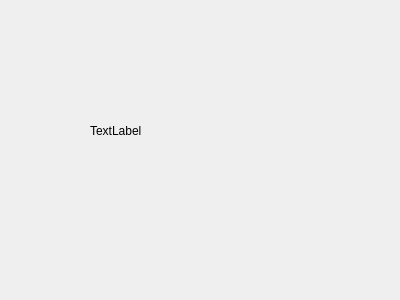
<?xml version="1.0" encoding="UTF-8"?>
<ui version="4.0">
 <class>Widget</class>
 <widget class="QWidget" name="Widget">
  <property name="geometry">
   <rect>
    <x>0</x>
    <y>0</y>
    <width>400</width>
    <height>300</height>
   </rect>
  </property>
  <property name="windowTitle">
   <string>Widget</string>
  </property>
  <widget class="QLabel" name="label">
   <property name="geometry">
    <rect>
     <x>90</x>
     <y>70</y>
     <width>221</width>
     <height>121</height>
    </rect>
   </property>
   <property name="text">
    <string>TextLabel</string>
   </property>
  </widget>
 </widget>
 <layoutdefault spacing="6" margin="11"/>
 <resources/>
 <connections/>
</ui>
